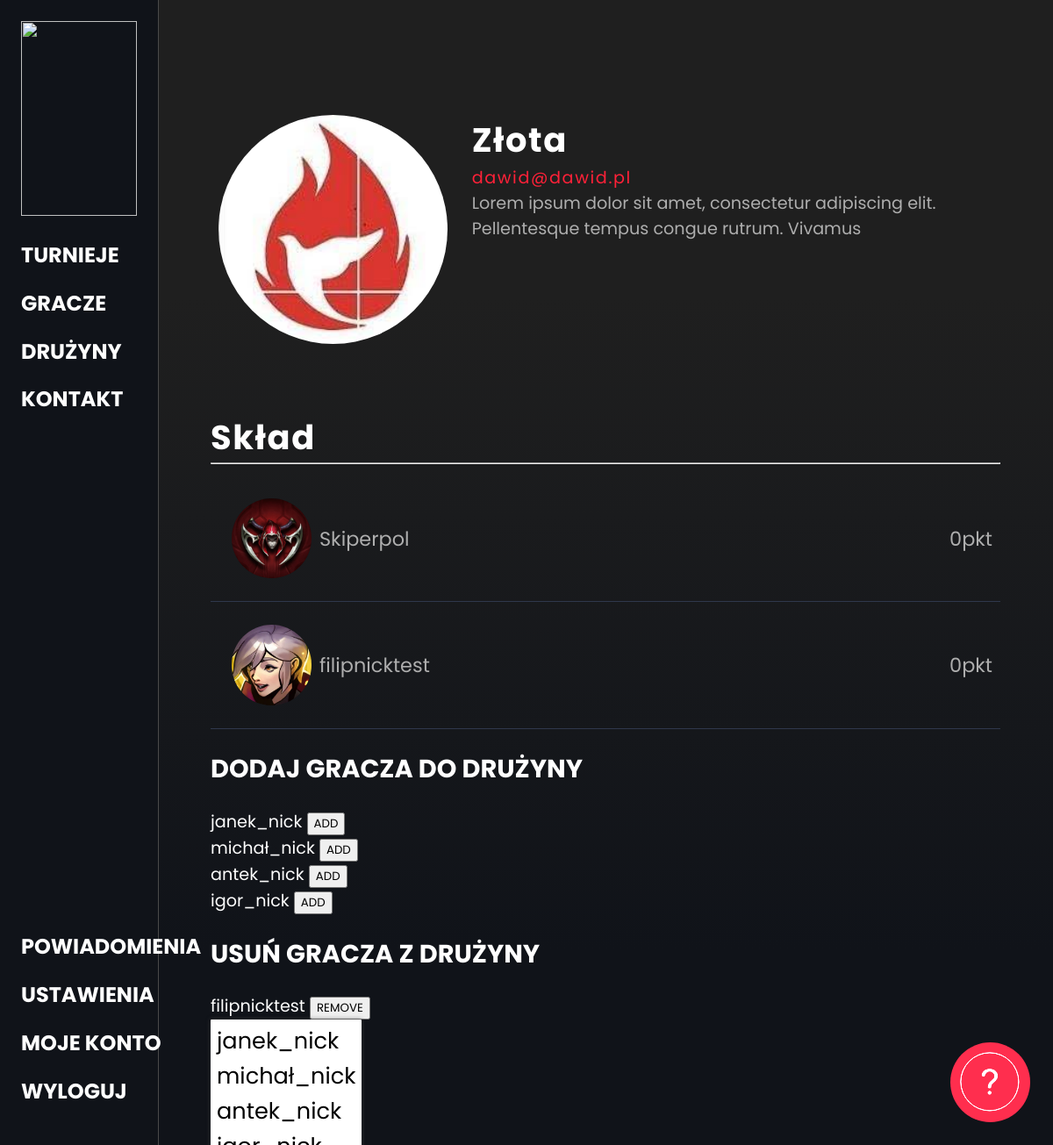
Page /team/Złota/ (signed in) on the committed database.
### backend/models.py (models this page shows, shortened)
class Team(models.Model):
    nazwa = models.CharField(max_length=100)
    opis = models.CharField(max_length=200, null=True, blank=True)
    zdjecie = models.ImageField(upload_to='images/', null=True, blank=True, default="images/1.png")
    creator = models.EmailField()
    punkty = models.IntegerField(default=0)
    players = models.ManyToManyField('CustomUser')

class CustomUser(AbstractUser):
    nick = models.CharField(max_length=30, unique=True)
    email = models.EmailField(unique=True)
    data_urodzenia = models.DateField(blank=True, null=True)
    avatar = models.ImageField(blank=True, default="images/1.png")
    opis = models.TextField('Opis', max_length=500, default='', blank=True)
    punkty = models.IntegerField(default=0)

### frontend/views.py (the view, shortened to what this page needs)
# urls.py: path("team/<teamname>/", team_site, name="team_site"),
def team_site(request, teamname):
    team = Team.objects.get(nazwa=teamname)
    users = CustomUser.objects.filter()
    creator_mail = team.creator
    creator = CustomUser.objects.get(email=creator_mail)
    new_users = []
    for user in users:
        nalezy = False
        for team_user in team.players.all():
            if user.nick == team_user.nick:
                nalezy = True
        if nalezy == False:
            if team.creator != user.email:
                new_users.append(user)
    template = loader.get_template('frontend/team.html')
    context = {
        "team":team,
        "users": new_users,
        "creator": creator,
    }
    return HttpResponse(template.render(context, request))

### frontend/templates/frontend/team.html (shortened to what this page needs)
{% extends 'frontend/base.html' %}
{% block content %}
    <div id="container" class="player-detail-container team-detail-container">
        <div id="inner-wrapper" class="playerinner-wrapper teamdetail-inner-wrapper">
            {% if team.zdjecie %}<img src="{{ team.zdjecie.url }}" alt="">{% else %}<img src="https://ionicframework.com/docs/img/demos/avatar.svg" alt="">{% endif %}
            <div id="profile-flex">
                <h1>{{ team.nazwa }}</h1>
                <p>{{ team.creator }}</p>
                <div class="grayed bio">{{ team.opis }}</div>
            </div>
        <div class="profile-menu"><h1>Skład</h1></div>
        <hr>
        <div class="profile-info">
            <a href="{% url 'player_site' playernick=creator.nick %}"><div class="players-list-div"><li>
                {% if creator.avatar %}<img src="{{ creator.avatar.url }}" alt="">{% else %}<img src="https://ionicframework.com/docs/img/demos/avatar.svg" alt="">{% endif %}
                <div>{{ creator.nick }}</div><img class="crown" src="https://cdn-icons-png.flaticon.com/512/6941/6941697.png" alt=""><div class="float-right">{{creator.punkty}}pkt</div></li></div></a>
            {% for player in team.players.all %}
                <a href="{% url 'player_site' playernick=player.nick %}"><div class="players-list-div"><li>
                {% if player.avatar %}<img src="{{ player.avatar.url }}" alt="">{% else %}<img src="https://ionicframework.com/docs/img/demos/avatar.svg" alt="">{% endif %}
                <div>{{ player.nick }}</div><div class="float-right">{{player.punkty}}pkt</div></li></div></a>
            {% endfor %}
        </div>
        {% if team.creator == user.email %}
            <h2>DODAJ GRACZA DO DRUŻYNY</h2>
            {% for user in users %}
            <form method="post">
                {{user.nick}} <button type="submit">ADD</button>
            </form>
            {% endfor %}
            <h2>USUŃ GRACZA Z DRUŻYNY</h2>
            {% for player in team.players.all %}
            <form method="post">
                {{ player.nick }} <button type="submit">REMOVE</button>
            </form>
            {% endfor %}
                <select name="player" multiple>
                    {% for user in users %}
                        <option value="{{user.email}}">{{user.nick}}</option>
                    {% endfor %}
                </select>
                <br>
        {% endif %}
    </div>
</div>
{% endblock %}

### frontend/static/style.css (style rules this page uses)
body { margin: 0; padding: 0; overflow-x: hidden !important; background-color: #101319; }
html { overflow-x: hidden !important; }
#container { width: 85vw; margin-left: 15vw; height: 100vh; scroll-snap-type: y mandatory; overflow-y: overlay; -webkit-font-smoothing: antialiased; overflow-x: hidden; scroll-behavior: smooth; }
a { text-decoration: none; color: inherit; }
* { font-family: 'Poppins', sans-serif; }
h1, h2, h3, h4, h5 { text-transform: uppercase; }
a { display: block; }
#inner-wrapper { width: auto; height: auto; margin-top: 55vh; padding-right: 10%; padding-left: 10%; color: white !important; font-size: 1.5rem; }
#inner-wrapper h1 { letter-spacing: 0.1rem; }
.grayed { color: rgb(174, 174, 174); letter-spacing: 0.1rem; }
.float-right { margin-left: auto; float: right; }
.players-list-div { width: auto; height: auto; padding: 2vh 1% 2vh 1%; border-bottom: 1px solid #2f384c; }
li { display: flex; flex-direction: row; flex-wrap: wrap; justify-content: flex-start; align-items: center; align-content: center; }
body { counter-reset: section; }
li img, .chatimg { height: 4vh; width: auto; border-radius: 9999px; margin-right: 1%; margin-left: 1%; }
.teamdetail-inner-wrapper { width: auto; height: auto; margin-top: 35vh; padding-right: 10%; padding-left: 10%; color: white !important; font-size: 1.5rem; }
.teamdetail-inner-wrapper .profile-menu h1 { margin-left: 0 !important; }
.player-detail-container { background-repeat: no-repeat; background-size: auto 100vh; width: 85vw; margin-left: 10vw; height: auto; min-height: 100vh; overflow-x: hidden; background: linear-gradient(0deg, rgba(16,19,25,1) 17%, rgba(31,31,31,1) 74%); }
.playerinner-wrapper { margin-top: 10vh !important; font-size: 1.2em !important; padding-left: 5vw !important; padding-right: 5vw !important; }
.playerinner-wrapper img { animation-duration: 1s; height: 20vh; width: 20vh; object-fit: contain; border-radius: 9999px; margin-right: 1%; margin-left: 1%; float: left; margin-bottom: 6vh; }
.playerinner-wrapper h1 { text-transform: none !important; float: left; margin-left: 3%; margin-top: 0%; margin-bottom: 0%; }
.playerinner-wrapper p { text-transform: none !important; float: left; margin-left: 3%; margin-top: 0%; margin-bottom: 0%; letter-spacing: 0.1rem; color: #ff2138; }
.playerinner-wrapper hr { clear: both; }
.playerinner-wrapper .grayed { margin-left: 3%; float: left; }
#profile-flex { display: flex; flex-direction: column; flex-wrap: wrap; justify-content: flex-start; align-items: flex-start; align-content: flex-start; }
.profile-menu { clear:both; height: 1.5rem; width: 100%; margin-bottom: 2vh; }
.profile-info { font-size: 1.4rem; color: rgb(174, 174, 174); margin-top: 1vh; }
select { padding: 5px; font-size: 1.6rem; border-width: 0px; border-color: #CCCCCC; background-color: #FFFFFF; color: #000000; border-style: solid; border-radius: 1px; box-shadow: 0px 0px 5px rgba(66,66,66,.75); }
.playerinner-wrapper li img { height: 7vh !important; width: auto !important; border-radius: 9999px !important; margin-right: 1% !important; margin-left: 1% !important; margin-bottom: 0 !important; }
.bio { letter-spacing: 0 !important; }
* { scrollbar-width: auto; scrollbar-color: #10131900 #272f3c00; }

### rows in the picture
Team: zdjecie (picture), nazwa "Złota", creator "dawid@dawid.pl", opis "Lorem ipsum dolor sit amet, consectetur adipiscing elit. Pellentesque tempus congue rutrum. Vivamus"
CustomUser: avatar (picture), nick "Skiperpol", punkty "0"
CustomUser: avatar (picture), nick "filipnicktest", punkty "0"
CustomUser: nick "janek_nick"
CustomUser: nick "michał_nick"
CustomUser: nick "antek_nick"
CustomUser: nick "igor_nick"
